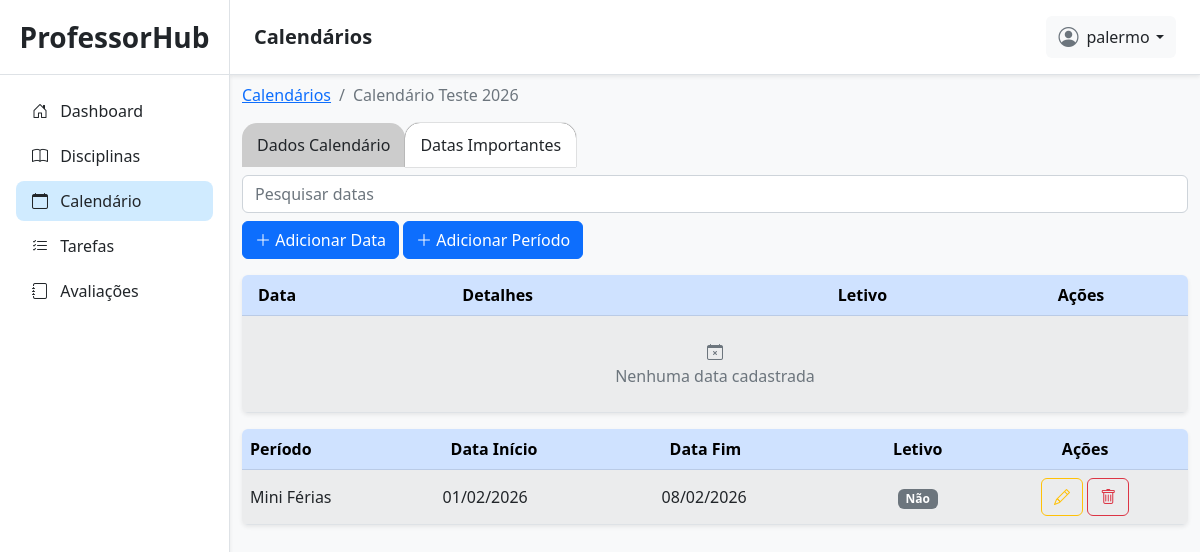
/calendarios/10/datas-importantes/ (signed in), run on the app's committed database.
### planner/models.py (models this page shows, shortened)
class CalendarioLetivo(models.Model):
    user = models.ForeignKey(User, on_delete=models.CASCADE, related_name='calendarios')
    nome = models.CharField(max_length=100)
    data_inicio = models.DateField(null=True)
    data_fim = models.DateField(null=True)

class PeriodoImportante(models.Model):
    calendario = models.ForeignKey(CalendarioLetivo, on_delete=models.CASCADE, related_name='periodos')
    data_inicio = models.DateField()
    data_fim = models.DateField()
    detalhes = models.CharField(max_length=255, default='')
    eh_letivo = models.BooleanField(default=True)

### planner/views.py (the view, shortened to what this page needs)
# urls.py: path('calendarios/<int:id>/datas-importantes/', calendario_datas_importantes, name='calendario_datas_importantes'),
@login_required(login_url='/login/')
def calendario_datas_importantes(request, id):
    calendario = get_object_or_404(CalendarioLetivo, id=id, user=request.user)
    return render(request, 'planner/calendarios/calendario_datas_importantes.html', {
        'calendario': calendario,
        'form': DataImportanteForm(),
        'periodo_form': PeriodoImportanteForm(),
        'datas': calendario.datas.all().order_by('data'),
        'periodos': calendario.periodos.all().order_by('data_inicio')
    })

### planner/forms.py (shortened to what this page needs)
class DataImportanteForm(forms.ModelForm):
    detalhes = forms.CharField(
        required=False,
        widget=forms.TextInput(attrs={
            'class': 'form-control',
            'placeholder': 'Detalhes da data',
        }),
    )
    class Meta:
        model = DataImportante
        fields = ['data', 'calendario', 'detalhes', 'dia_letivo']
        widgets = {
            'data': forms.DateInput(attrs={
                'type': 'date',
                'class': 'form-control'
            }),
            'dia_letivo': forms.CheckboxInput(attrs={
                'class': 'form-check-input'
            }),
        }

class PeriodoImportanteForm(forms.ModelForm):
    detalhes = forms.CharField(
        required=False,
        widget=forms.TextInput(attrs={
            'class': 'form-control',
            'placeholder': 'Detalhes do período',
        }),
    )
    class Meta:
        model = PeriodoImportante
        fields = ['detalhes', 'data_inicio', 'data_fim', 'eh_letivo', 'calendario']
        labels = {
            'eh_letivo': 'É período letivo?',
            'data_inicio': 'Data de Início',
            'data_fim': 'Data Final',
        }
        widgets = {
            'data_inicio': forms.DateInput(attrs={
                'type': 'date',
                'class': 'form-control'
            }),
            'data_fim': forms.DateInput(attrs={
                'type': 'date',
                'class': 'form-control'
            }),
            'eh_letivo': forms.CheckboxInput(attrs={
                'class': 'form-check-input'
            }),
        }
    def __init__(self, *args, **kwargs):
        super().__init__(*args, **kwargs)
        self.fields['eh_letivo'].initial = False

### planner/templates/planner/calendarios/calendario_datas_importantes.html (shortened to what this page needs)
{% extends 'planner/base.html' %}
{% load static %}
{% block titlenavbar %}
Calendários
{% endblock %}
{% block content %}
<div class="container my-2">
    <nav aria-label="breadcrumb">
        <ol class="breadcrumb">
            <li class="breadcrumb-item"><a href="{% url 'calendarios' %}">Calendários</a></li>
            <li class="breadcrumb-item active" aria-current="page">{{ calendario.nome }}</li>
        </ol>
    </nav>
    <div class="abas-disciplinas">
        <div class="aba">
            <a href="{% url 'calendario_detail' calendario.id %}" class="nav-link">Dados Calendário</a>
        </div>
        <div class="aba active">
            <a href="#" class="nav-link">Datas Importantes</a>
        </div>
    </div>
    <div class="my-2">
        <input type="text" class="form-control flex-grow-1" id="exampleInputEmail1" aria-describedby="emailHelp"
            placeholder="Pesquisar datas">
    </div>
    <div class="mb-3">
        <button type="button" class="btn btn-primary" data-bs-toggle="modal" data-bs-target="#criarData">
            <i class="bi bi-plus-lg"></i> Adicionar Data
        </button>
        <button type="button" class="btn btn-primary" data-bs-toggle="modal" data-bs-target="#criarPeriodo">
            <i class="bi bi-plus-lg"></i> Adicionar Período
        </button>
    </div>
    <div class="table-responsive mt-3 shadow-sm rounded">
        <table class="table table-striped table-hover mb-0">
            <thead class="table-primary text-center align-middle">
                <tr>
                    <th scope="col" class="text-start ps-3">Data</th>
                    <th scope="col" class="text-start">Detalhes</th>
                    <th scope="col">Letivo</th>
                    <th scope="col">Ações</th>
                </tr>
            </thead>
            <tbody class="align-middle">
                {% for data in datas %}
                <tr>
                    <td class="text-start ps-3">{{ data.data|date:'d/m/Y' }}</td>
                    <td class="text-start">{{ data.detalhes|default:'Sem detalhes' }}</td>
                    <td class="text-center">
                        {% if data.dia_letivo %}
                        <span class="badge bg-success">Sim</span>
                        {% else %}
                        <span class="badge bg-secondary">Não</span>
                        {% endif %}
                    </td>
                    <td class="text-center">
                        <div class="btn-group btn-group-sm" role="group">
                            <button type="button" class="btn btn-outline-warning" data-bs-toggle="modal"
                                data-bs-target="#modal_edit" data-id-calendario="{{ calendario.id }}"
                                data-id="{{ data.id }}" data-data="{{ data.data|date:'Y-m-d' }}"
                                data-detalhes="{{ data.detalhes }}" data-dia-letivo="{{ data.dia_letivo }}"
                                title="Editar data">
                                <i class="bi bi-pencil"></i>
                            </button>
                            <button type="button" class="btn btn-outline-danger" data-bs-toggle="modal"
                                data-bs-target="#modal_delete" data-id="{{ data.id }}"
                                data-id-calendario="{{ calendario.id }}" data-data="{{ data.data|date:'Y-m-d' }}"
                                title="Excluir data">
                                <i class="bi bi-trash"></i>
                            </button>
                        </div>
                    </td>
                </tr>
                {% empty %}
                <tr>
                    <td colspan="4" class="text-center text-muted py-4">
                        <i class="bi bi-calendar-x"></i><br>
                        Nenhuma data cadastrada
                    </td>
                </tr>
                {% endfor %}
            </tbody>
        </table>
    </div>
    <div class="table-responsive mt-3 shadow-sm rounded">
        <table class="table table-striped table-hover mb-0">
            <thead class="table-primary text-center align-middle">
                <tr>
                    <th scope="col" class="text-start">Período</th>
                    <th scope="col" class="text-start ps-3">Data Início</th>
                    <th scope="col" class="text-start ps-3">Data Fim</th>
                    <th scope="col">Letivo</th>
                    <th scope="col">Ações</th>
                </tr>
            </thead>
            <tbody class="align-middle">
                {% for periodo in periodos %}
                <tr>
                    <td>{{ periodo.detalhes }}</td>
                    <td>{{ periodo.data_inicio|date:'d/m/Y' }}</td>
                    <td>{{ periodo.data_fim|date:'d/m/Y' }}</td>
                    <td class="text-center">
                        {% if periodo.eh_letivo %}
                        <span class="badge bg-success">Sim</span>
                        {% else %}
                        <span class="badge bg-secondary">Não</span>
                        {% endif %}
                    </td>
                    <td class="text-center">
                        <button type="button" class="btn btn-outline-warning" data-bs-toggle="modal"
                                data-bs-target="#modal_edit_periodo" data-id-calendario="{{ calendario.id }}"
                                data-id="{{ periodo.id }}" data-data-inicio="{{ periodo.data_inicio|date:'Y-m-d' }}"
                                data-data-fim="{{ periodo.data_fim|date:'Y-m-d' }}" data-detalhes="{{ periodo.detalhes }}" data-eh-letivo="{{ periodo.eh_letivo }}"
                                title="Editar período">
                            <i class="bi bi-pencil"></i>
                        </button>
                        <button type="button" class="btn btn-outline-danger" data-bs-toggle="modal"
                                data-bs-target="#modal_delete_periodo" data-id-calendario="{{ calendario.id }}"
                                data-id="{{ periodo.id }}" data-detalhes="{{ periodo.detalhes }}"
                                title="Excluir período">
                            <i class="bi bi-trash"></i>
                        </button>
                    </td>
                </tr>
                {% endfor %}
            </tbody>
        </table>
    </div>
    {% endblock %}

### planner/templates/planner/base.html (shortened to what this page needs)
{% load static %}
<!doctype html>
<html lang="en">
<head>
    <link href="https://cdn.jsdelivr.net/npm/bootstrap@5.2.3/dist/css/bootstrap.min.css" rel="stylesheet"
>
    <link rel="stylesheet" href="https://cdn.jsdelivr.net/npm/bootstrap-icons@1.13.1/font/bootstrap-icons.min.css">
    <link rel="stylesheet" href="{% static 'css/planner/base.css' %}">
</head>
<body class="bg-light">
    <div class="container-fluid p-0">
        <div class="sidebar p-0 position-relative shadow-sm">
            <div class="sidebar-header py-3 px-3 text-center border-bottom">
                <a class="nav-link fs-3 fw-semibold text-dark" href="/">ProfessorHub</a>
            </div>
            <div class="d-flex flex-column justify-content-between pb-4" style="height: 90%;">
                <div class="sidebar-content">
                    <ul class="list-group mx-3 mt-3">
                        <li class="list-group-item {% if '/dashboard/' in request.path %}item-active{% endif %}">
                            <a href="{% url 'admin_dashboard' %}" class="text-decoration-none d-block text-dark">
                                <i class="bi bi-house-door me-2"></i> Dashboard
                            </a>
                        </li>
                        <li class="list-group-item {% if '/disciplinas/' in request.path %}item-active{% endif %}">
                            <a href="{% url 'disciplinas' %}" class="text-decoration-none d-block text-dark">
                                <i class="bi bi-book me-2"></i> Disciplinas
                            </a>
                        </li>
                        <li class="list-group-item {% if '/calendarios/' in request.path %}item-active{% endif %}">
                            <a href="{% url 'calendarios' %}" class="text-decoration-none d-block text-dark">
                                <i class="bi bi-calendar me-2"></i> Calendário
                            </a>
                        </li>
                        <li class="list-group-item {% if '/tarefas/' in request.path and '/disciplinas/' not in request.path %}item-active{% endif %}">
                            <a href="{% url 'tarefas' %}" class="text-decoration-none d-block text-dark">
                                <i class="bi bi-list-check me-2"></i> Tarefas
                            </a>
                        </li>
                        <li class="list-group-item {% if '/avaliacoes/' in request.path and '/disciplinas/' not in request.path %}item-active{% endif %}">
                            <a href="{% url 'avaliacoes' %}" class="text-decoration-none d-block text-dark">
                                <i class="bi bi-journal me-2"></i> Avaliações
                            </a>
                        </li>
                    </ul>
                </div>
            </div>
        </div>
        <div class="content-page p-0">
            <div class="navbar bg-white shadow-sm position-sticky top-0 px-4 py-3 border-bottom d-flex justify-content-between align-items-center"
                style="z-index: 900;">
                <div class="d-flex align-items-center gap-3">
                    <h5 class="mb-0 fw-semibold text-dark">
                        {% block titlenavbar %}
                        {% endblock %}
                    </h5>
                </div>
                <div class="dropdown">
                    <button class="btn btn-light border-0 d-flex align-items-center gap-2" type="button"
                        id="dropdownMenuButton1" data-bs-toggle="dropdown" aria-expanded="false">
                        <i class="bi bi-person-circle fs-5 text-secondary"></i>
                        <span class="dropdown-toggle text-dark">{{ request.user }}</span>
                    </button>
                </div>
            </div>
            {% block content %}
            {% endblock %}
        </div>
</body>
</html>

### static/css/planner/base.css (style rules this page uses)
body { overflow: hidden; }
.container-fluid { display: flex; height: 100vh; }
.content-page { flex: 1; overflow-y: auto; background-color: #f8f9fa; }
.sidebar { background-color: #ffffff; width: 230px; height: 100vh; border-right: 1px solid #dee2e6; transition: all 0.3s ease-in-out; }
.sidebar-header a { color: #2c3e50; }
.sidebar .list-group-item { background-color: transparent; border: none; border-radius: 8px; margin-bottom: 5px; transition: 0.2s; }
.item-active { background-color: #d0ebff !important; font-weight: 500; }
.btn-outline-danger { border-width: 1px; }
.navbar { background-color: #ffffff !important; }
.navbar h5 { color: #2c3e50; }
.abas-disciplinas { display: flex; }
.aba { background-color: #ccc; padding: 10px 15px; border-radius: 15px 15px 0 0; cursor: pointer; }
.aba.active { background-color: #fff; box-shadow: 0 0 1px black; }
.dropdown-toggle::after { margin-left: 0.4rem; }

### data on the page
CalendarioLetivo: nome "Calendário Teste 2026"
PeriodoImportante: detalhes "Mini Férias", data_inicio "01/02/2026", data_fim "08/02/2026", eh_letivo "Não"

### other printed values
{{ request.user }} "palermo"
